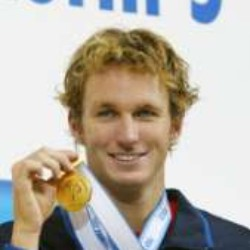
#> input picture Face_Image/Aaron_Peirsol_1.jpg, 250 x 250 px
$ jupyter execute --allow-errors FR_Final_Assignment_Laplacian.ipynb   (shell and % lines are left out)
#> lines starting #> are read from the running program, lines starting #| are printed output that depends on the picture
**Table of contents**<a id='toc0_'></a>
- [Import Required Library](#toc1_1_)
- [Settings](#toc1_2_)
- [Define all utility function](#toc1_3_)
- [Preprocess the dataset](#toc1_4_)
  - [Split the dataset into training and testing dataset](#toc1_4_1_)
  - [Data Augmentation in Training Dataset](#toc1_4_2_)
  - [Show the outcome of difference image enhancement technique](#toc1_4_3_)
- [Load the preprocessed train dataset](#toc1_5_)
- [Find Eigenfaces](#toc1_6_)
  - [Show the first 10 Eigenfaces obtained by eigendecomposition](#toc1_6_1_)
  - [Compare some original face and face reconstruced from the low dimensional space](#toc1_6_2_)
- [Build, train and evaluate face classifiers](#toc1_7_)
- [Real-time Face Recognition System](#toc1_8_)

<!-- vscode-jupyter-toc-config
	numbering=false
	anchor=true
	flat=false
	minLevel=1
	maxLevel=6
	/vscode-jupyter-toc-config -->
<!-- THIS CELL WILL BE REPLACED ON TOC UPDATE. DO NOT WRITE YOUR TEXT IN THIS CELL -->

## <a id='toc1_1_'></a>[Import Required Library](#toc0_)

[cell 1]
### Library required to run the code
# !pip install -U scikit-learn
# !pip install numpy matplotlib pandas
# !pip install xgboost catboost lightgbm

[cell 2]
import numpy as np
import os                       # To get the image filename
import cv2
from tqdm import tqdm
import matplotlib.pyplot as plt # To plot out the image
import pandas as pd             # To visualize the result in dataframe

# To import 10 difference classifiers for testing
from sklearn.preprocessing import StandardScaler, LabelEncoder
from sklearn.neighbors import KNeighborsClassifier
from sklearn.linear_model import LogisticRegression
from sklearn.naive_bayes import GaussianNB
from sklearn.svm import SVC
from sklearn.discriminant_analysis import LinearDiscriminantAnalysis
from sklearn.ensemble import RandomForestClassifier, AdaBoostClassifier
from xgboost import XGBClassifier
from catboost import CatBoostClassifier
from lightgbm import LGBMClassifier
from sklearn.metrics import accuracy_score

np.random.seed(0)               # Set random seed so the result is deterministic

## <a id='toc1_2_'></a>[Settings](#toc0_)

[cell 3]
IMAGE_DIR           = "Face_Image"
PROCESSED_IMAGE_DIR = "Face_Image_Train_Processed"
TRAINING_IMG_DIR    = "Face_Image_Train"
TESTING_IMG_DIR     = "Face_Image_Test"
IMAGE_SIZE          = (100,100)
IMAGE_ENHANCE_METHOD= "Laplacian"  # Can be ["Gaussian", "Laplacian", "Histogram Equalization"]
RESIZE_FIRST        = False    # If True, it will resize the image to IMAGE_SIZE before image enhancement
k                   = 6        # k for k-NN, k=1 will be NCC

os.makedirs(PROCESSED_IMAGE_DIR, exist_ok=True)
os.makedirs(TRAINING_IMG_DIR, exist_ok=True)
os.makedirs(TESTING_IMG_DIR, exist_ok=True)

## <a id='toc1_3_'></a>[Define all utility function](#toc0_)

[cell 4]
""" Function to detect the face using cascade classifier and return the detected face"""
def crop_face(img):
    img = cv2.cvtColor(img, cv2.COLOR_BGR2GRAY) # Convert to grayscale image
    xmls = ['haarcascade_frontalface_alt.xml',
            'haarcascade_frontalface_alt2.xml',
            'haarcascade_frontalface_alt_tree.xml',
            'haarcascade_frontalface_default.xml']

    for xml in xmls:
        faceCascade = cv2.CascadeClassifier(cv2.data.haarcascades + xml)
        faces = faceCascade.detectMultiScale(img,
                                             scaleFactor=1.1,
                                             minNeighbors=5,
                                             minSize=(60, 60),
                                             flags=cv2.CASCADE_SCALE_IMAGE)
        if len(faces) != 0:
            break

    if len(faces) == 0:
        print("Failed to detect face")
        cv2.imshow("Undetectable face", img)
        cv2.waitKey(0)
        cv2.destroyAllWindows()
        return

    for (x,y,w,h) in faces:
        detected_face = img[y:y+h, x:x+w]
        return detected_face


"""Function to load numpy array from filename"""
def get_numpy_array(filename):
    with open(f'{PROCESSED_IMAGE_DIR}/{filename}.npy', 'rb') as f:
        a = np.load(f)
    return a

[cell 5]
""" Function for image enhancement
1. Gaussian Smoothing
2. Histogram equalisation (Non-linear stretching)
3. Image sharpening with Laplacian filter
"""

# [91 lines left out: functions gaussian_smoothing, histogram_equalise, find_pixel_with_min_diff, laplacian_sharpening, image_enhancement, not called in this run]

[cell 6]
""" Functions for data augmentation """
# [22 lines left out: functions flip_image, rotate_image, generate_augmented_image, not called in this run]

## <a id='toc1_4_'></a>[Preprocess the dataset](#toc0_)

### <a id='toc1_4_1_'></a>[Split the dataset into training and testing dataset](#toc0_)
* For each of the person, 1 of the image is extracted and placed into testing dataset

[cell 7]
if len(os.listdir(TRAINING_IMG_DIR)) == 0 and len(os.listdir(TESTING_IMG_DIR)) == 0:
    # Extract the name of each person
    persons = np.unique([name[:name.rindex("_")] for name in os.listdir(IMAGE_DIR)]).tolist()
    print("Number of unique person:", len(persons))

    # Select one image of each person and use it for testing, while the remaining will be used for training
    for person in persons:
        images = {img: cv2.imread(f"{IMAGE_DIR}/{img}") for img in os.listdir(IMAGE_DIR) if img.startswith(person)}
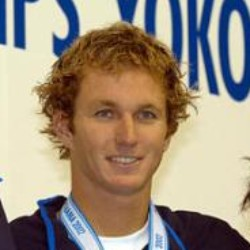
#> input picture Face_Image/Aaron_Peirsol_2.jpg, 250 x 250 px
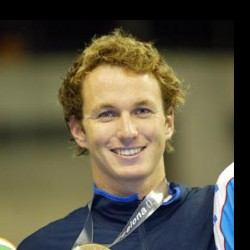
#> input picture Face_Image/Aaron_Peirsol_3.jpg, 250 x 250 px
#> images = 3 items
        test_image_name = np.random.choice(list(images.keys()))
#> test_image_name = 'Aaron_Peirsol_1.jpg'
        test_image = images.pop(test_image_name)
#> test_image is the input picture: shape (250, 250, 3); mean B, G, R 165.9, 177.4, 184.9
        cv2.imwrite(f"{TESTING_IMG_DIR}/{test_image_name}", test_image)

        for img in images:
            cv2.imwrite(f"{TRAINING_IMG_DIR}/{img}", images[img])
#> this loop made 2 passes
#> img on passes 1 to 2: 'Aaron_Peirsol_2.jpg', 'Aaron_Peirsol_3.jpg'
else:
    print("Training folder or testing folder contains images")

print("Number of training images:", len(os.listdir(TRAINING_IMG_DIR)))
print("Number of testing  images:", len(os.listdir(TESTING_IMG_DIR)))

### <a id='toc1_4_2_'></a>[Data Augmentation in Training Dataset](#toc0_)

[cell 8]
angles               = [5, 10, 15]    # angles for rotation
gaussian_kernel_size = 3
sigma                = 1

# Process the images and generate augmentation
for face_dir in tqdm(os.listdir(TRAINING_IMG_DIR)):
    if face_dir.endswith(".png") or face_dir.endswith(".jpg") or face_dir.endswith(".jpeg"):
        img = cv2.imread(f'{TRAINING_IMG_DIR}/{face_dir}') # Read the image

        detected_face = crop_face(img)
        # Image enhancement: original image --> sharpening --> non-linear stretching(HE) --> smoothing

        # resize to IMAGE_SIZE before enhancing
        if RESIZE_FIRST:
            enhanced_image = image_enhancement(cv2.resize(detected_face, IMAGE_SIZE), gaussian_kernel_size, sigma)

        # resize to IMAGE_SIZE after enhacing
        else:
            enhanced_image = cv2.resize(image_enhancement(detected_face, gaussian_kernel_size, sigma), IMAGE_SIZE)

        cv2.imwrite(f"{PROCESSED_IMAGE_DIR}/{face_dir.split('.')[0] + '-processed.' + face_dir.split('.')[-1]}", enhanced_image)

        generate_augmented_image(enhanced_image, saved_folder=PROCESSED_IMAGE_DIR, name=face_dir, rotation_angles=angles)

### <a id='toc1_4_3_'></a>[Show the outcome of difference image enhancement technique](#toc0_)

[cell 9]
# Read 1 sample image and crop the face
sample_img = cv2.imread(f'{TRAINING_IMG_DIR}/Alec_Baldwin_2.jpg')
#> (the rest of this cell did not finish here and is left out)

* From the figure above, there is limited effect on detected face when the image is resized before image enhancement (RF) or image is resized after image enhancement (RL). This may due to the detected face is very small and have shape near to IMAGE_SIZE. Therefore, in our case, we use RL as resize image with higher quality into smaller size intuitively will have a better outcome than using the image with lower quality

## <a id='toc1_5_'></a>[Load the preprocessed train dataset](#toc0_)

[cell 10]
image_dataset = []
list_label    = []
for face_dir in os.listdir(PROCESSED_IMAGE_DIR):
    if face_dir.endswith(".png") or face_dir.endswith(".jpg") or face_dir.endswith(".jpeg"):
        img   = cv2.imread(f'{PROCESSED_IMAGE_DIR}/{face_dir}', cv2.IMREAD_GRAYSCALE)
        label = face_dir[:face_dir.rindex("_")]

        # Flatten the image
        img = img.flatten()

        # Add 1 dimension at front and Append the image into dataset
        image_dataset.append(img[None,:])
        list_label.append(label)

list_label = np.array(list_label)
#> (the rest of this cell did not finish here and is left out)

## <a id='toc1_6_'></a>[Find Eigenfaces](#toc0_)

#> (a cell that did not finish here is left out)

### <a id='toc1_6_1_'></a>[Show the first 10 Eigenfaces obtained by eigendecomposition](#toc0_)

[cell 12]
_, ax = plt.subplots(2, 5, figsize = (12,4))
plt.subplots_adjust(wspace = 0.3, hspace = .5)

#> (the rest of this cell did not finish here and is left out)

### <a id='toc1_6_2_'></a>[Compare some original face and face reconstructed from the low dimensional space](#toc0_)

[cell 13]
num_data_show = 5
#> (the rest of this cell did not finish here and is left out)

* From the figure above, there is nearly no difference between original image and reconstructed image using 887 dimensions. This show that PCA's capability in represent the data in lower dimension while retaining most of the important information.

## <a id='toc1_7_'></a>[Build, train and evaluate face classifiers](#toc0_)

#> (a cell that did not finish here is left out)

ytrain = np.array(list_label)[:, None]
Xtest = [cv2.imread(f"{TESTING_IMG_DIR}/{img}") for img in os.listdir(TESTING_IMG_DIR)]
ytest = np.array([name[:name.rindex("_")] for name in os.listdir(TESTING_IMG_DIR)])[:, None]

print("Number of unique label in train dataset:", len(np.unique(ytrain)))
print("Number of unique label in test dataset:", len(np.unique(ytest)))

[cell 15]
# Standardized features and encode the label into number
sc = StandardScaler()
le = LabelEncoder()

#> (the rest of this cell did not finish here and is left out)

[cell 16]
# [23 lines left out: function predict_test_data, not called in this run]

#> (the rest of this cell did not finish here and is left out)

eigenvector   = get_numpy_array("eigenvector")
mean_features = get_numpy_array("mean_features")
list_label    = get_numpy_array("list_label")
acc_list = dict()
for model in tqdm(all_models):
    ypred = predict_test_data(Xtest, all_models[model])
    acc_list[model] = accuracy_score(ypred, ytest_le)

#> (a cell that did not finish here is left out)

[cell 18]
# [9 lines left out: function find_best_k, not called in this run]

#> (the rest of this cell did not finish here and is left out)

#> (a cell that did not finish here is left out)

[cell 20]
nrows = 4
ncols = 6
_, ax = plt.subplots(nrows,ncols, figsize=(22,15))
plt.subplots_adjust(wspace = 0.3, hspace = .5)

#> (the rest of this cell did not finish here and is left out)

* Among 10 classifiers, kNN with k=6 tends to be the best method in face classification on dataset after perform PCA. Therefore, in real-time face recognition system, kNN with k=6 will be used to perform face classification

## <a id='toc1_8_'></a>[Real-time Face Recognition System](#toc0_)

#> (a cell that did not finish here is left out)
